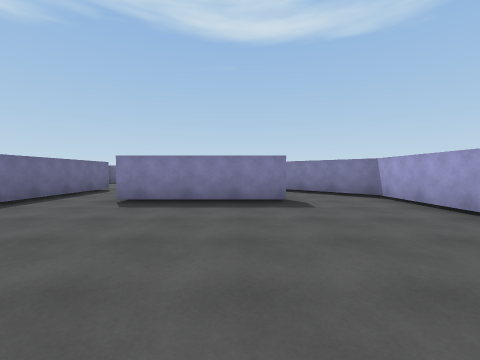
View 1 (above)

24 first-person views from a walk through a 3-D level made in the Unity game engine. The camera is 1.3 m above the floor, tilts 2° down and sees 90° across. The floor is counted in squares, 2 m on a side. Each view is taken from the middle of a square. On the plan, view 1 faces up. The plan holds only what a view shows up to about 9 squares ahead; the rest is blank. The place goes on beyond the plan. The player is left out. Surface patterns are stand-ins for the level's own textures.

View 2
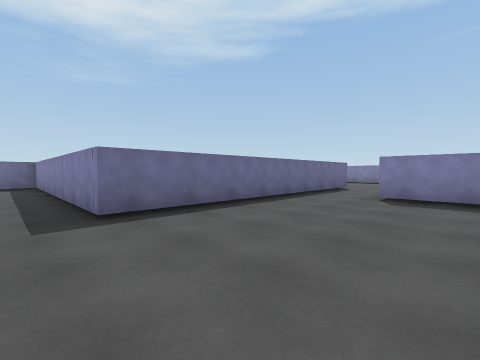

View 3
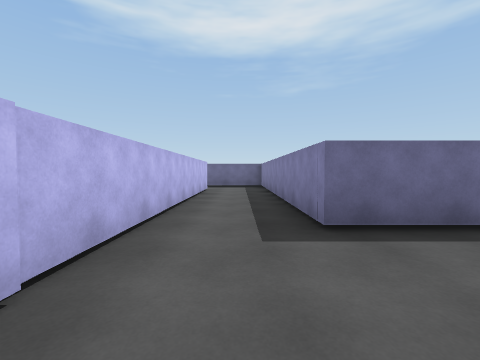

View 4
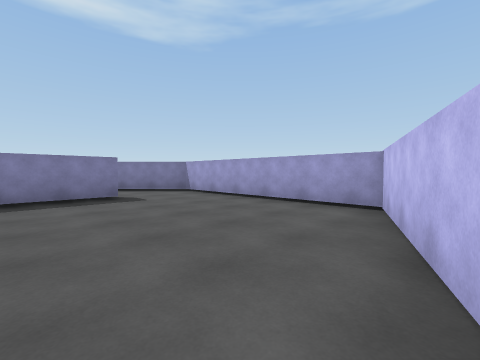

View 5
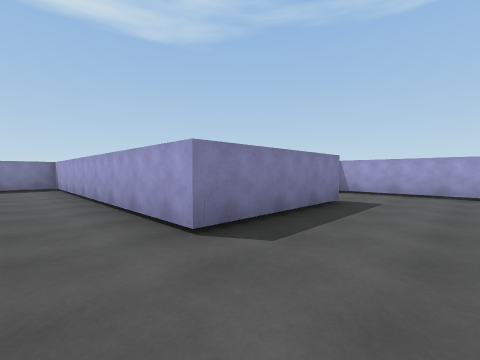

View 6
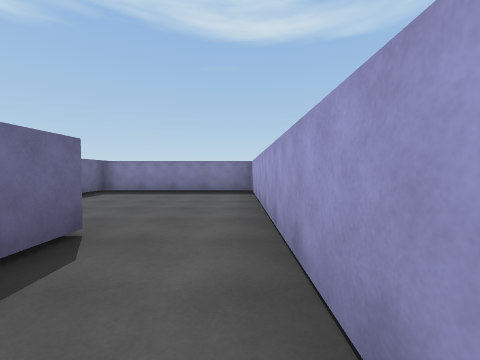

View 7
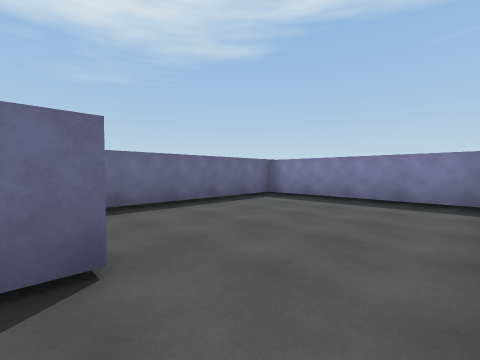

View 8
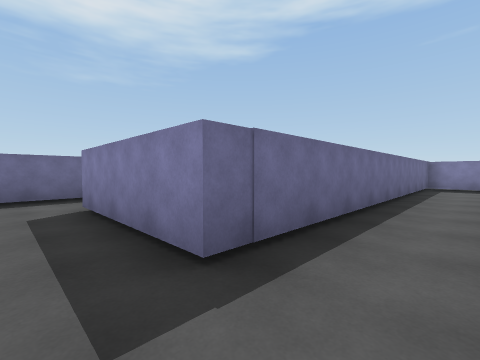

View 9
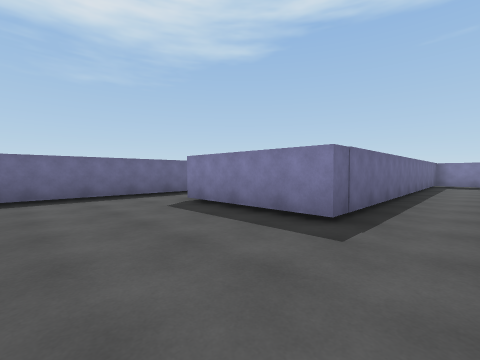

View 10
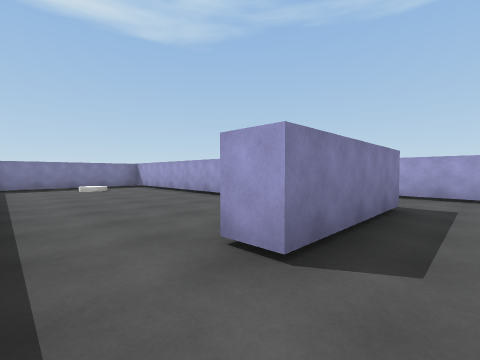

View 11
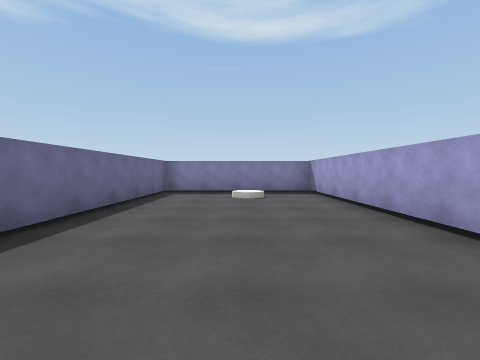

View 12
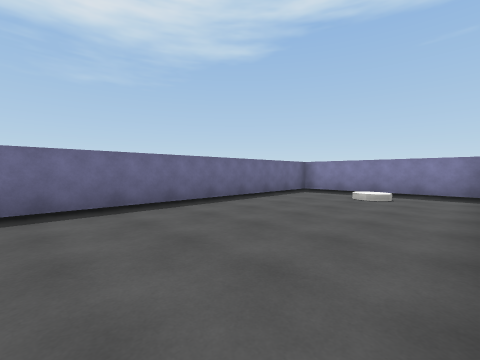

View 13
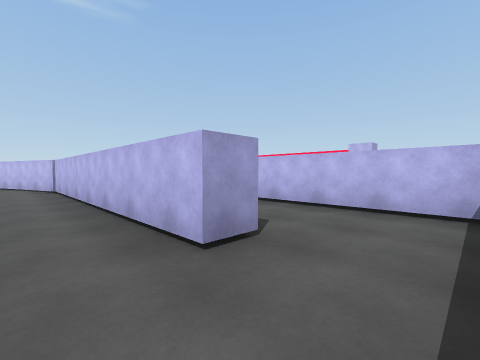

View 14
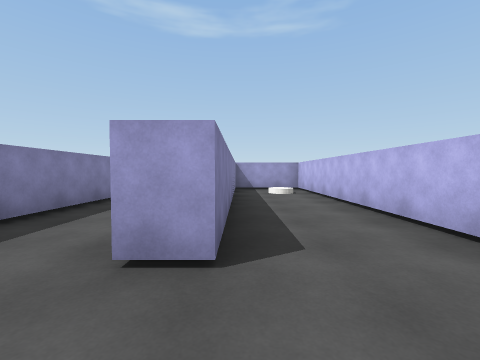

View 15
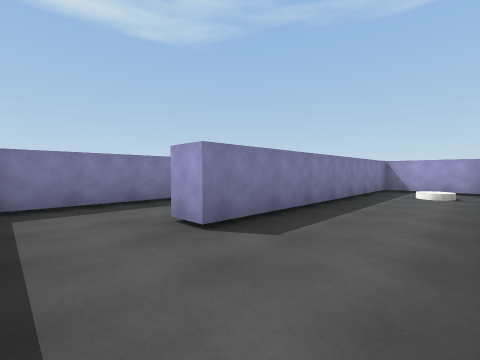

View 16
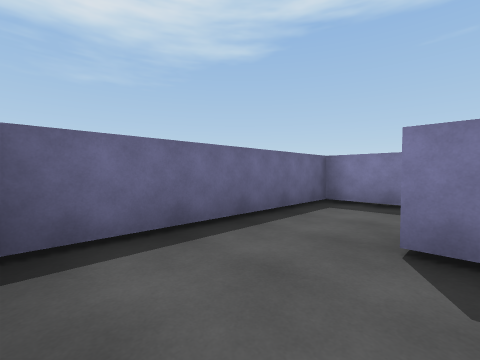

View 17
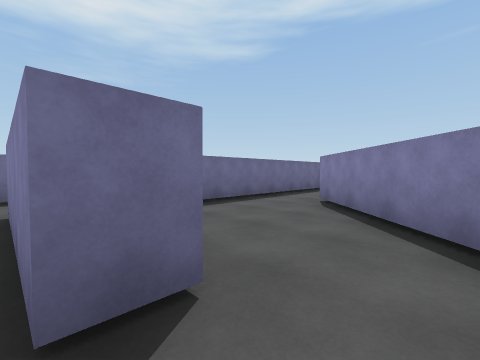

View 18
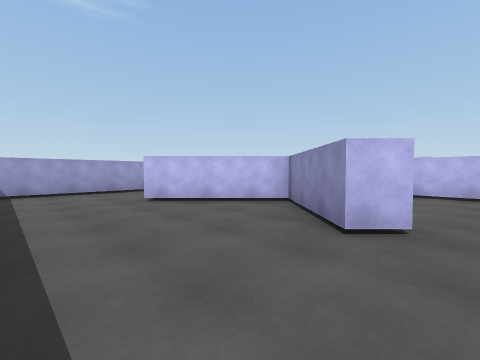

View 19
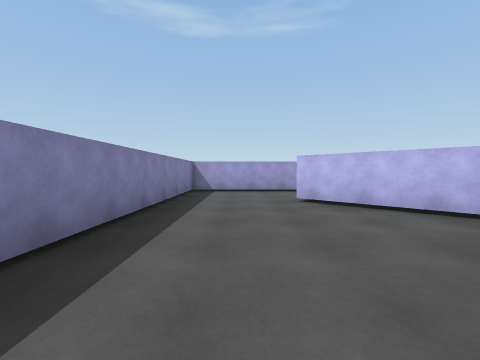

View 20
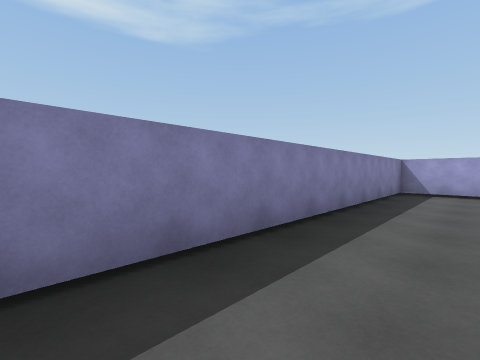

View 21
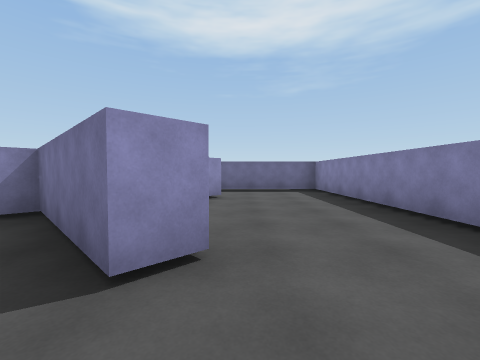

View 22
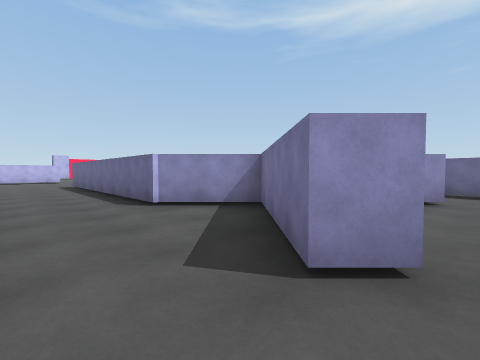

View 23
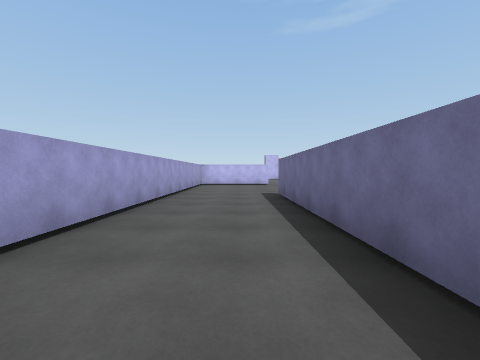

View 24
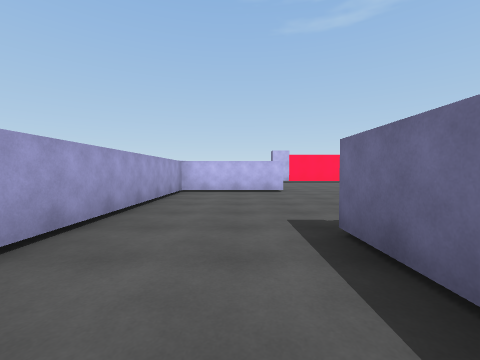

### Floor plan
Ten units are one square. View 1 is at (0, 0); x grows to the right and y downward. Boxes are objects, and circles mark ways between rooms. Rooms are numbered by the first view taken in them; rooms with no view inside come last. Other rooms are left out.
<svg viewBox="-128 -141 201 202">
<path fill="none" stroke="#000" d="M-10 -57 2 -57M10 -59 10 -51 -26 -51 -26 -96M-46 -85 -46 1 -123 1 -123 26M-21 -104 -21 -80M-104 28 -104 21 -28 21 35 -1 35 -61 -5 -100M-123 -45 -123 -10M-51 -29 -51 -45M-73 -84 -73 -40 -106 -40 -106 -48M-78 -79 -78 -136 -123 -136 -123 -45M-123 26 -123 51 -32 51 -32 28 -104 28M-5 -100 0 -105 20 -85 42 -108 47 -103M68 -116 68 -136 -21 -136 -21 -104M35 56 68 56 68 -42M68 -96 68 -116M47 -103 25 -80 40 -65 40 6M-26 -96 -26 -136 -73 -136 -73 -84"/>
<circle cx="-115" cy="30" r="3" fill="#2a7"/>
<circle cx="-10" cy="-100" r="3" fill="#2a7"/>
<circle cx="-35" cy="-85" r="3" fill="#2a7"/>
<circle cx="-115" cy="-40" r="3" fill="#2a7"/>
<circle cx="-60" cy="-80" r="3" fill="#2a7"/>
<circle cx="55" cy="-115" r="3" fill="#2a7"/>
<text x="-20" y="-30">1</text>
<text x="-90" y="-30">2</text>
<text x="-100" y="-90">3</text>
<text x="-80" y="40">4</text>
<text x="20" y="-120">5</text>
<text x="50" y="-10">6</text>
<text x="-50" y="-110">7</text>
</svg>
Room 1 opens to room 4. Room 1 opens to room 5. Room 1 opens to room 7. Room 2 opens to room 3. Room 2 opens to room 7. Room 5 opens to room 6.

Where each view was taken, in squares from view 1:
view 1: 0 up, 0 right, facing up
view 2: 1 down, 1 left, facing up-left
view 3: 1 down, 2 left, facing left
view 4: 1 down, 1 left, facing up-right
view 5: 3 up, 4 left, facing up-right
view 6: 6 up, 3 left, facing up
view 7: 8 up, 3 left, facing up-left
view 8: 3 up, 6 left, facing up-left
view 9: 1 up, 6 left, facing up-left
view 10: 3 up, 12 left, facing up-right
view 11: 6 up, 10 left, facing up
view 12: 6 up, 8 left, facing up-left
view 13: 1 down, 12 left, facing down-right
view 14: 3 down, 12 left, facing right
view 15: 5 down, 12 left, facing up-right
view 16: 5 down, 10 left, facing up-left
view 17: 5 up, 2 right, facing up-left
view 18: 13 up, 1 left, facing down-right
view 19: 12 up, 1 left, facing right
view 20: 12 up, 1 left, facing up-right
view 21: 11 up, 6 right, facing left
view 22: 11 up, 6 right, facing down-left
view 23: 6 up, 5 right, facing down
view 24: 2 up, 5 right, facing down
